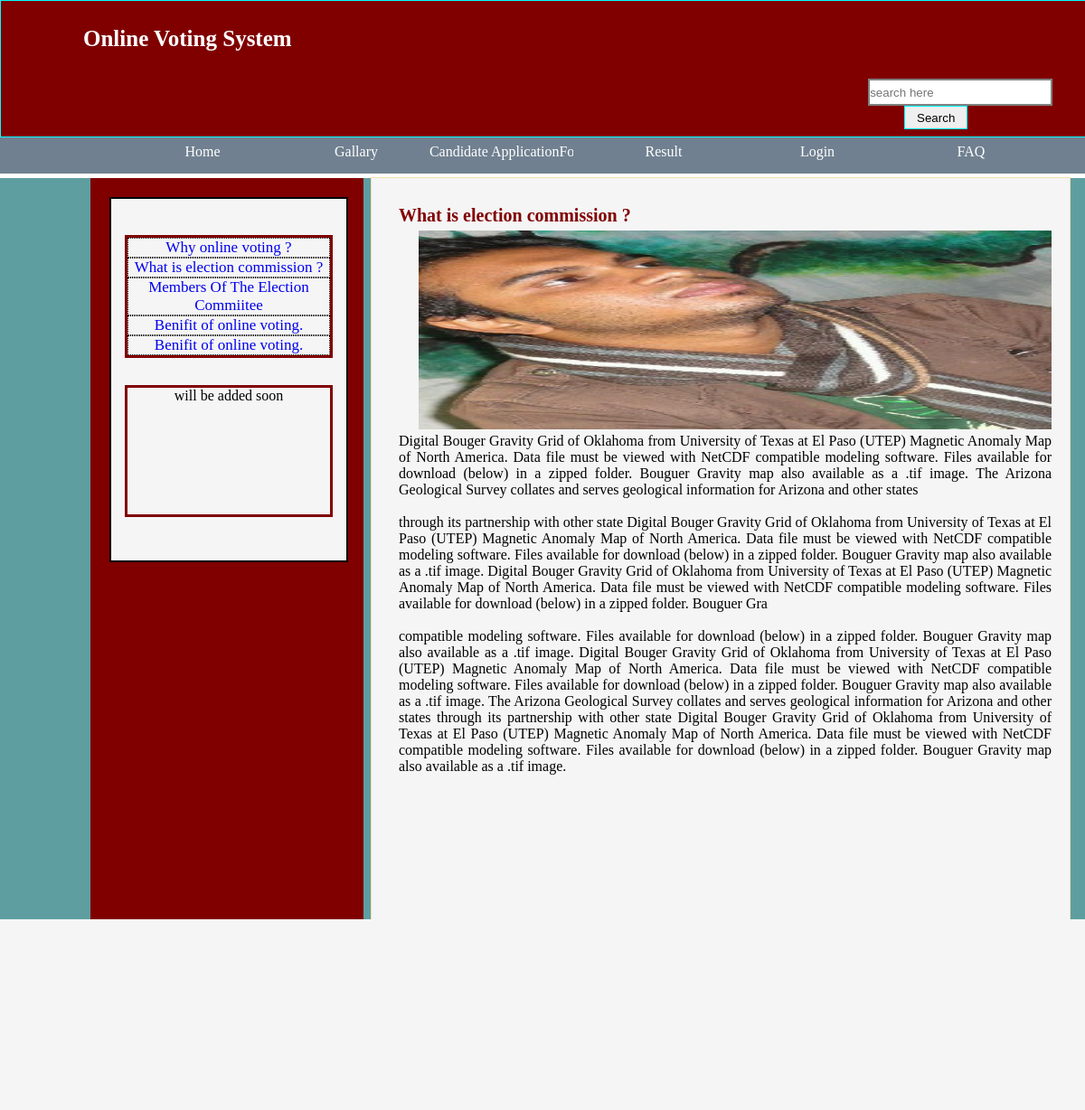
The page /index.php?id=4 on the database its author committed.
### tables this page shows
CREATE TABLE IF NOT EXISTS `latest_article` (
  `id` int(11) NOT NULL,
  `title` varchar(500) NOT NULL,
  `picture` varchar(200) NOT NULL,
  `description` varchar(2000) NOT NULL
);

### index.php (the view, shortened to what this page needs)
<!DOCTYPE HTML>
<html>
<head>
<link rel="stylesheet" href="css/index.css" />
<link rel="stylesheet" href="css/jqueryCalendar.css"/>
<link rel="stylesheet" type="text/css" href="css/jquery.datetimepicker.css"/>
</head>
<body>
 <div id="header">
 <table>
 <tr><td><div id="logo"></div></td><td width=20></td><td><div id="site_name">Online Voting System</div></td></tr>
 </table>
 <table><tr><td width=80%></td><td>
 <form method="post" action="#" id="search_form"><input type="text" name="text"  id="search" placeholder="search here"/>
 <input type="submit" name="submit" value="Search" id="submit"/></form></td></tr></table>
 </div>
 <div id="menubar">
 <table><tr><td width="120"></td><td>
  <ul id="navmenu">
     <li><a href="index.php">Home</a></li>
	 <li><a href="#">Gallary</a> </li>
      <li><?php echo "<a href='index.php?form=form'>"?>Candidate ApplicationForm</a> </li>
	 <li><a href="#">Result</a>
		  </li>
          <?php
          if(isset($_SESSION['username'])){
	 echo "<li><a href='index.php'?logout=logout>Logout</a></li>";
     }else{
         echo "<li><a href='index.php?log=log'>Login</a></li>";
     }
     ?>
      <li><a href="#">FAQ</a></li>
 </ul>
 </td></tr>
 </table>
 </div>
 <div id="cover">
 <div id="profile">
 <div id="widget">
 <div id="sidemenu_area">
 <?php
 $sql=mysql_query("select * from latest_article");
 while($row=mysql_fetch_array($sql)){
    $id=$row['id'];
    $title=$row['title'];
    ?>
    <div id="title">
    <?php
    echo "<a href='index.php?id=$id'> $title  </a></br>";
    ?>
    </div>
    <?php
    }
 ?>
 </div>
 <div id="widget1">
 <?php
 echo "will be added soon";
 ?>
 </div>
 </div>
 </div>
 <div id="main">
 <?php
 if(isset($_GET['result'])){
    $sql=mysql_query("select distinct designation from result");
    $number=mysql_num_rows($sql);
   if($number=='0'){
    echo "Result is not published yet. It will published automatically when the time is right. Thank you.";
   }else{
    ?>
    <div id="result_speech">
     Here is the result . We can assure you that this result is 100% genuine. We are always ensure the accuracy and honesty.
    </div>
    <div id="result">
    <?php
    for($i=0;$i<$number;$i++){
        echo "<table width='500'>";
                $row=mysql_fetch_array($sql);
                  echo "<tr><td style='background-color:gray; width:500px;'><center>$row[designation]</center></td>
                  <td style='background-color:gray; width:100px; '>vote</td></tr>";
                 echo "<tr><td></td></tr>";echo "<tr><td></td></tr>";echo "<tr><td></td></tr>";
         $sql1=mysql_query("select *  from result where designation='$row[designation]'");
        while($row1=mysql_fetch_array($sql1)){
            echo "<tr><td style='background-color:maroon; width:400px; border: 1px dotted maroon;'><center>$row1[name]</center></td>
            <td style='background-color:maroon; width:100px;'>$row1[vote]</td></tr>";
        }
          echo "</br>";
      }
     ?>
     </div>
     </table>
     <?php
 }
 }
 else{
 ?>
 <div id="article">
 <?php
if(isset($_GET['id'])){
    $id=$_GET['id'];
    $sql=mysql_query("select * from latest_article where id='$id' ");
   while($row=mysql_fetch_array($sql)){
        ?>
        <div id="article_title">
        <?php
        echo $row['title']."</br>";
        ?>
        </div>
        <?php
         $pic=$row['picture'];
          $pic="<img src='image/article_pic/$pic' style='width:700px; height:220px; margin-left:22px;' />";
          if($row['picture']==0){
          }else
          echo $pic."</br>";
          echo "<p>".substr($row['description'],0,400)."</p></br>";
           echo "<p>".substr($row['description'],400,600)."</p></br>";
         echo "<p>".substr($row['description'],600,strlen($row['description']))."</p></br>";
        }
}
}
?>
</div>
</div>
</div>
<div id="footer"><center>Copyright @ 2015 .all right reserved by @@@@</center></div>
</body>
</html>

### css/index.css (style rules this page uses)
* { margin:0px; padding: 0px; }
ul#navmenu, ul.sub1, ul.sub2 { list-style-type:none; }
ul#navmenu li { width:170px; text-align:center; position:relative; float:left; margin-right:0px; margin-top: 1px; }
ul#navmenu a { text-decoration:none; display:block; width:200px; height:35px; line-height:25px; background-color:slategrey; border:1px ; font-size: 16px; color: white; }
body { width:100%; height: 100%; }
#header { width:100%; height:150px; border: 1px solid aqua; background-color:maroon; }
#profile { margin-top:5px; width:300px; height: 100% ; border:1px solid maroon; background-color:maroon; margin-left: 100px; }
#widget { border: 2px solid black; margin-top:20px; margin-left:20px; width:260px; height: 40%; text-align:center; background-color:whitesmoke; }
#main { margin-top:-1003px; margin-left: 410px; height:100%; background-color:whitesmoke; border:1px solid wheat; margin-right: 150px; padding-left: 30px; float: left; padding-right: 20px; }
#logo { margin-top: 30px; margin-left: 15px; background-image: url("../image/t.jpg"); width:50px; height: 50px; }
table,td { text-align: justify; }
#menubar { width:100%; height: 40px; background-color:slategray; }
#widget1 { height:35%; border:3px solid maroon; margin-left:15px; margin-top:30px; margin-right: 15px; }
#search { height:26px; width:200px; border:2px solid gray; }
#submit { border: 1px solid aqua; margin-left:40px ; width: 70px; height:26px; font-style:; }
#article { background-color: whitesmoke; margin-top:30px; text-align: justify }
#article_title { font-weight:bold; font-size:20px; margin-bottom: 5px; color:maroon; }
#footer { align-items: center; margin-top: 1px; background-color: maroon; color:white; height: 30px; }
#sidemenu_area { margin-top: 40px; margin-left: 15px; margin-right: 15px; border:3px solid maroon; }
#title { font-size: 17px; height:% ; margin-top: 0px; border: 1px dotted; }
#title a { text-decoration:none ; }
#site_name { color: white; font-size: 25px; font-weight: bold; }
#cover { background-color: cadetblue; height: 1000px; }

### rows shown on the page
latest_article: title "Why online voting ?"
latest_article: title "What is election commission ?", picture (picture), description "Digital Bouger Gravity Grid of Oklahoma from University of Texas at El Paso (UTEP) Magnetic Anomaly Map of North America. Data file must be viewed with NetCDF compatible modeling software. Files available for download (below) in a zipped folder. Bouguer Gravity map also available as a .tif image. The Arizona Geological Survey collates and serves geological information for Arizona and other states", description "through its partnership with other state Digital Bouger Gravity Grid of Oklahoma from University of Texas at El Paso (UTEP) Magnetic Anomaly Map of North America. Data file must be viewed with NetCDF compatible modeling software. Files available for download (below) in a zipped folder. Bouguer Gravity map also available as a .tif image. Digital Bouger Gravity Grid of Oklahoma from University of Texas at El Paso (UTEP) Magnetic Anomaly Map of North America. Data file must be viewed with NetCDF compatible modeling software. Files available for download (below) in a zipped folder. Bouguer Gra", description "compatible modeling software. Files available for download (below) in a zipped folder. Bouguer Gravity map also available as a .tif image. Digital Bouger Gravity Grid of Oklahoma from University of Texas at El Paso (UTEP) Magnetic Anomaly Map of North America. Data file must be viewed with NetCDF compatible modeling software. Files available for download (below) in a zipped folder. Bouguer Gravity map also available as a .tif image. The Arizona Geological Survey collates and serves geological information for Arizona and other states through its partnership with other state Digital Bouger Gravity Grid of Oklahoma from University of Texas at El Paso (UTEP) Magnetic Anomaly Map of North…"
latest_article: title "Members Of The Election Commiitee"
latest_article: title "Benifit of online voting."
latest_article: title "Benifit of online voting."
